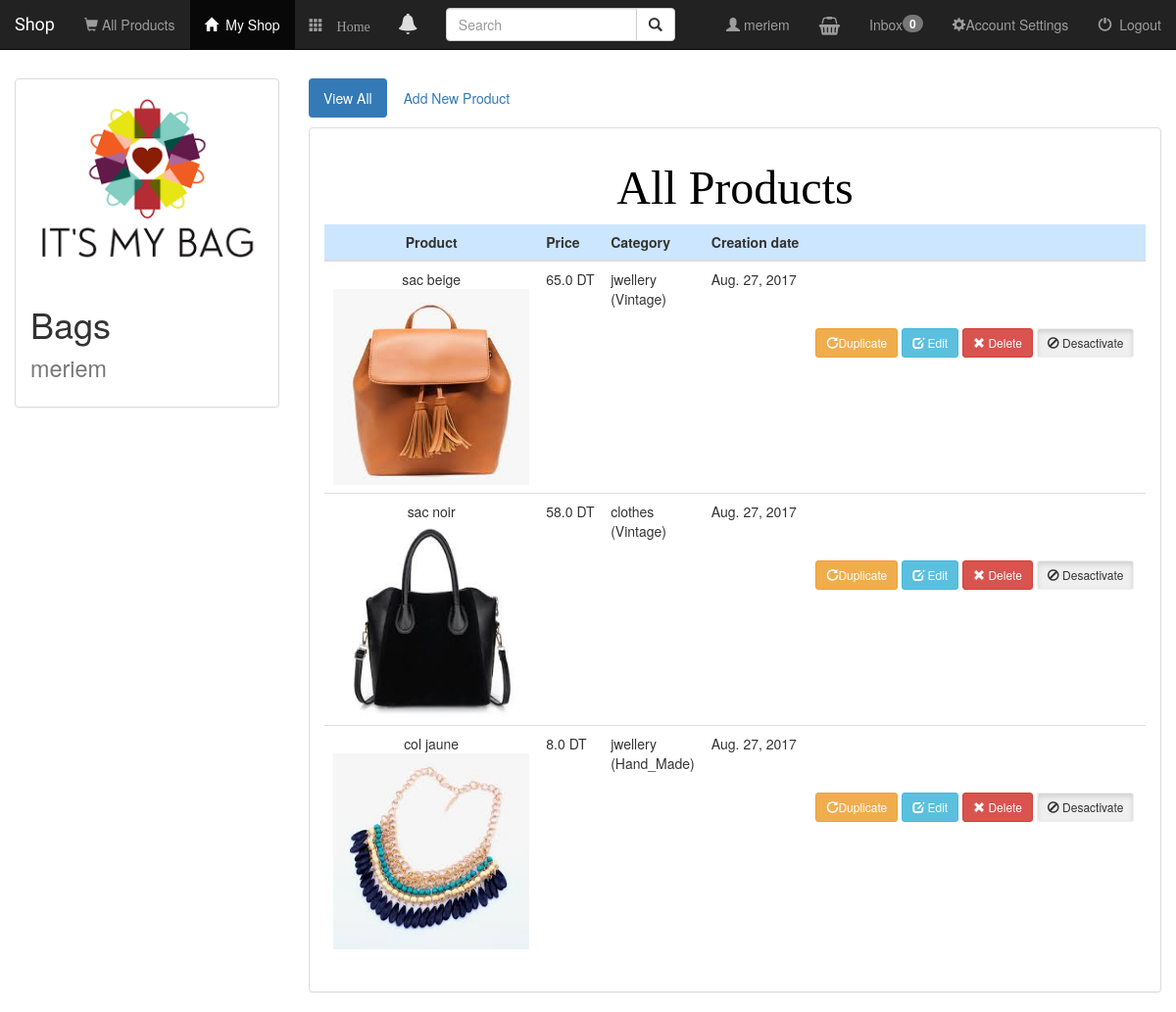
/boutique/3/ (signed in), run on the app's committed database.
### project/authentication/models.py (models this page shows, shortened)
@python_2_unicode_compatible
class Profile(models.Model):
    Male = 'Male'
    Female = 'Female'
    user = models.OneToOneField(User)
    location = models.CharField(max_length=50, null=True, blank=True)
    url = models.CharField(max_length=50, null=True, blank=True)
    job_title = models.CharField(max_length=50, null=True, blank=True)
    gender = models.CharField(max_length=15,choices=((Male, 'Male'),(Female, 'Female')))
    age = models.CharField(max_length=10, null=True, blank=True)
    class Meta:
        db_table = 'auth_profile'
    def get_screen_name(self):
        try:
            if self.user.get_full_name():
                return self.user.get_full_name()
            else:
                return self.user.username
        except:
            return self.user.username

### boutique/models.py (models this page shows, shortened)
class Shop(models.Model):
    user = models.ForeignKey(User, default=1)
    username = models.CharField(max_length=250)
    shop_name = models.CharField(max_length=500)
    shop_logo = models.FileField(null=True)
    is_favorite = models.BooleanField(default=False)
    visitors = models.ManyToManyField(User,related_name='user')
    Msg_Parametre = models.TextField(default='Can I help you?')
    def __str__(self):
        return self.shop_name + ' - ' + self.username

class Product(models.Model):
    Hand_Made = 'Hand_Made'
    Vintage = 'Vintage'
    Baby = 'Baby'
    Child = 'Child'
    Teenager = 'Teenager'
    Adult = 'Adult'
    Male = 'Male'
    Female = 'Female'
    shop = models.ForeignKey(Shop, on_delete=models.CASCADE)
    product_name = models.CharField(max_length=250)
    product_price = models.FloatField()
    product_logo = models.ImageField(null=True, upload_to=user_directory_path)
    product_pic1 = models.ImageField(null=True, upload_to=user_directory_path)
    product_pic2 = models.ImageField(null=True, upload_to=user_directory_path)
    product_pic3 = models.ImageField(null=True, upload_to=user_directory_path)
    is_activate = models.BooleanField(default=False)
    category = models.ForeignKey(Category, on_delete=models.CASCADE, default=None,
        blank=True)
    product_type = models.CharField(
        max_length=20,
        blank=True,
        choices=(
            (Hand_Made, 'Hand_Made'),
            (Vintage, 'Vintage')
        ),default=None
    )
    gender = models.CharField(
        max_length=15,
        blank=True,
        choices=(
            (Male, 'Male'),
            (Female, 'Female')
        ),default=None
    )
    age = models.CharField(
        max_length=10,
        blank=True,
        choices=(
            (Baby, 'Baby'),
            (Child, 'Child'),
            (Teenager, 'Teenager'),
            (Adult, 'Adult')
        ),default=None
    )
    description = models.TextField(max_length=250, default=None)
    quantite = models.IntegerField(default=None)
    date = models.DateField(auto_now_add=True, null=True)
    tags = models.TextField(max_length=250, blank=True, default=None,null=True)
    is_favorite = models.BooleanField(default=False)
    class Meta:
        ordering = ('-date',)

class Category(models.Model):
    label = models.CharField(
        max_length=250,
        unique=True
    )
    def __str__(self):
        return self.label

### boutique/views.py (the view)
# urls.py: url(r'^(?P<shop_id>[0-9]+)/$', views.detail, name='detail'),
def detail(request, shop_id):
    if not request.user.is_authenticated():
        return render(request, 'boutique/login.html')
    else:
        user = request.user
        shop = get_object_or_404(Shop, pk=shop_id)
        return render(request, 'boutique/detail.html', {'shop': shop, 'user': user})

### boutique/templates/boutique/detail.html (shortened to what this page needs)
{% extends 'boutique/base.html' %}
{% block shops_active %}active{% endblock %}
{% block body %}
<br><br><br><br>
<div class="container-fluid products-container">
    <div class="row">
        <div class="col-sm-4 col-md-3">
            <div class="panel panel-default">
                <div class="panel-body">
                    <a href="{% url 'boutique:detail' shop.id %}">
                        {% if shop.shop_logo %}
                            <img src="{{ shop.shop_logo.url }}" class="img-responsive">
                        {% else %}
                            <h3>No image to display</h3>
                        {% endif %}
                    </a>
                    <h1>{{ shop.shop_name }} <br><small>{{ user.username }}</small></h1>
                </div>
            </div>
        </div>
        <div class="col-sm-8 col-md-9">
            <ul class="nav nav-pills" style="margin-bottom: 10px;">
                <li role="presentation" class="active"><a href="{% url 'boutique:detail' shop.id %}">View All</a></li>
                <li role="presentation"><a href="{% url 'boutique:create_product' shop.id %}">Add New Product</a></li>
            </ul>
            <div class="panel panel-default">
                <div class="panel-body">
                    <center><h3><font face="Brush Script Std, Brush Script MT, cursive" size="200px" color="black">All Products</font></h3></center>
                    <table class="table">
                        <thead>
                        <tr bgcolor="#cce6ff"><font color="red">
                            <th><center>Product</center></th>
                             <th>Price</th>
                            <th>Category</th>
                            <th>Creation date</th>
                            <th></th>
                        </tr>
                        </thead>
                        <tbody>
                        {% for product in shop.product_set.all %}
                            <tr>
                                <td><center>{{ product.product_name }}<br><img src="{{ product.product_logo.url }}" style="width: 200px; height: 200px" class="img-responsive"></center></td>
                                 <td>{{ product.product_price }} DT</td>
                                <td>{{ product.category }}<br>({{ product.product_type }})</td>
                                <td>{{ product.date }}</td>
                                <td>
                                <br><br><br>
                                <a class="btn btn-warning btn-sm"   href="{% url 'boutique:duplicate_product' product.id %}">
                                <span class="glyphicon  glyphicon-repeat"></span>Duplicate</a>
                                <form action="{% url 'boutique:edit_product' shop.id product.id %}" method="get" style="display: inline;">
                                <button type="submit" class="btn btn-info btn-sm">
                                <span class="glyphicon glyphicon-edit"></span> Edit
                                </button>
                                </form>
                                <form action="{% url 'boutique:delete_product' shop.id product.id %}" method="post" style="display: inline;">
                                <button type="submit" class="btn btn-danger btn-sm" onclick="return confirm('Are you sure you want to delete this product?');">
                                <span class="glyphicon glyphicon-remove"></span> Delete
                                </button>
                                </form>
                                <form action="{% url 'boutique:activate_product' shop.id product.id %}" method="post" style="display: inline;">
                                {% if product.is_activate == True %}
                                <button type="submit" class="btn btn-basic active btn-sm">
                                <span class="glyphicon glyphicon-ban-circle"></span> Desactivate
                                {% else %}
                                <button type="submit" class="btn btn-success active btn-sm">
                                <span class="glyphicon glyphicon-ok"></span> Activate
                                {% endif %}
                                </button>
                                </form>
                                 </div>
                        {% endfor %}
                </div>
            </div>
{% endblock %}

### boutique/templates/boutique/base.html (shortened to what this page needs)
<!DOCTYPE html>
<html lang="en">
<head>
    {% load staticfiles i18n %}
    {% load staticfiles %}
    <link rel="stylesheet" href="https://maxcdn.bootstrapcdn.com/bootstrap/3.3.7/css/bootstrap.min.css">
      <link rel="stylesheet" href="https://maxcdn.bootstrapcdn.com/bootstrap/3.3.7/css/bootstrap.min.css">
    <link rel="stylesheet" href="https://maxcdn.bootstrapcdn.com/bootstrap/3.3.6/css/bootstrap.min.css">
    <link rel="stylesheet" type="text/css" href="{% static 'boutique/style.css' %}"/>
    <link href="{% static 'css/post.css' %}" rel="stylesheet">
    <link rel="stylesheet" href="{% static 'boutique/css/bootstrap-slider.min.css' %}">
    <link href="{% static 'css/notifications.css' %}" rel="stylesheet">
    <link rel="stylesheet" href="https://cdnjs.cloudflare.com/ajax/libs/font-awesome/4.7.0/css/font-awesome.min.css">
</head>
<body>
<nav class="navbar navbar-inverse navbar-fixed-top">
    <div class="container-fluid">
        <div class="navbar-header">
            <a class="navbar-brand" href="{% url 'boutique:filtrer' %}">Shop</a>
        </div>
        <div class="collapse navbar-collapse" id="topNavBar">
            <ul class="nav navbar-nav">
                <li class="{% block produits_active %}{% endblock %}">
                <a href="{% url 'boutique:filtrer' %}"><span class="glyphicon glyphicon-shopping-cart" aria-hidden="true"></span>&nbsp;All Products</a></li>
                <li class="{% block shops_active %}{% endblock %}"><a href="{% url 'boutique:index' %}"><span class="glyphicon glyphicon-home" aria-hidden="true"></span>&nbsp; My Shop</a></li>
                <li><a href="{% url 'home_user' %}"><span class="glyphicon glyphicon-th"> Home</a></li>
                <li>
                {% if user.profile.get_screen_name %}
                  <a href="#" id="notifications" data-container="body" data-toggle="popover" data-placement="bottom" title="Notifications">
                  <span class="glyphicon glyphicon-bell"></span>
                  </a>
                    {% endif %}
                  </li>
            </ul>
                <form class="navbar-form navbar-left" role="search" method="get" action="{{ request.path}}" >
                    <div class="input-group">
                        <input type="text" class="form-control" placeholder="Search" name="search">
                        <div class="input-group-btn">
                            <button class="btn btn-default" type="submit"><i class="glyphicon glyphicon-search"></i></button>
                        </div>
                    </div>
                </form>
            <ul class="nav navbar-nav navbar-right">
                <li>
                {% if user.profile.get_screen_name %}
                  <a href="{% url 'profile' user.username %}"><span class="glyphicon glyphicon-user"></span>  {{ user.profile.get_screen_name }}</a>
                {% endif %}
                </li>
                <li>
                {% if user.profile.get_screen_name %}
                  <a class="dropdown-toggle"  data-toggle="dropdown">
                  <i class="fa fa-shopping-basket fa-lg" aria-hidden="true"></i></a>
                {% endif %}
                  </li>
                 {% if user.profile.get_screen_name %}
                <li><a href="{% url 'inbox' %}"><span class="badge pull-right" id="unread-count">0</span> Inbox</a></li>
                <li>
                  <a href="{% url 'settings' %}"><span class="glyphicon glyphicon-cog"></span>{% trans 'Account Settings' %}</a>
                </li>
                <li>
                    <a href="{% url 'boutique:logout_user' %}">
                        <span class="glyphicon glyphicon-off" aria-hidden="true"></span>&nbsp; Logout
                    </a>
                </li>
                 {% endif %}
            </ul>
        </div>
    </div>
</nav>
{% block body %}
{% endblock %}
</body>
</html>

### boutique/static/boutique/style.css (style rules this page uses)
body { background: white url("images/font.jpg"); background-size: cover; }
.navbar-brand { font-family: 'Satisfy', cursive; }

### notifications/static/css/notifications.css (style rules this page uses)
#notifications { font-size: 1.5em; padding: 13px; color: #dddddd; }

### data on the page
Shop: shop_logo (picture), shop_name "Bags"
Product: product_name "sac beige", product_logo (picture), product_price "65.0", category "jwellery", product_type "Vintage", date "Aug. 27, 2017", is_activate True (drawn)
Product: product_name "sac noir", product_logo (picture), product_price "58.0", category "clothes", product_type "Vintage", date "Aug. 27, 2017", is_activate True (drawn)
Product: product_name "col jaune", product_logo (picture), product_price "8.0", category "jwellery", product_type "Hand_Made", date "Aug. 27, 2017", is_activate True (drawn)

### other printed values
{{ user.profile.get_screen_name }} "meriem"
{{ user.username }} "meriem"
